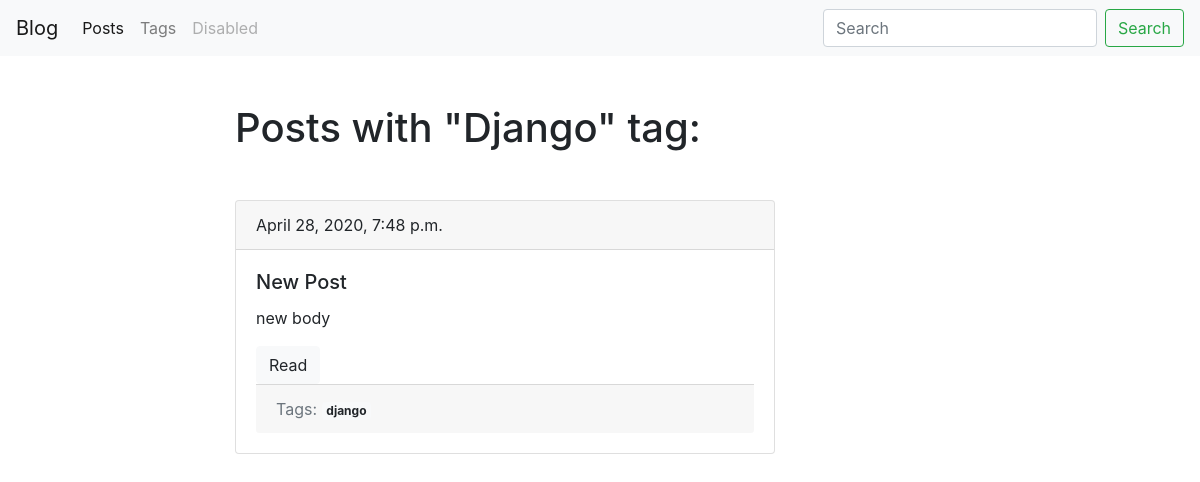
/blog/tag/django/, run on an earlier commit of the app's database.
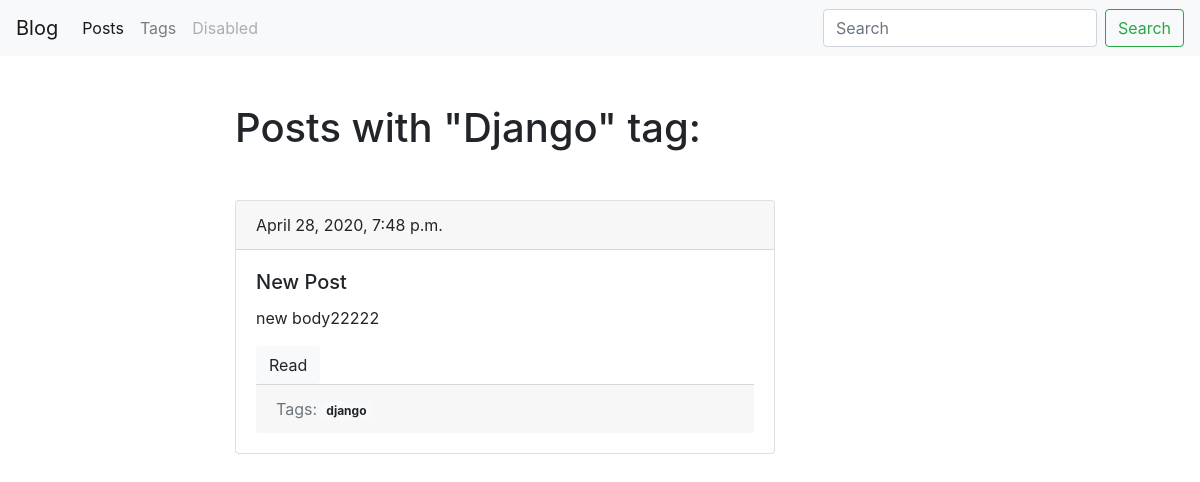
And on a later commit of the database.
### blog/models.py (models this page shows, shortened)
class Post(models.Model):
    title = models.CharField(max_length=150, db_index=True)
    slug = models.SlugField(max_length=200, blank=True, unique=True)
    body = models.TextField(blank=True, db_index=True)
    tags = models.ManyToManyField('Tag', blank=True, related_name='posts')
    date_pub = models.DateTimeField(auto_now_add=True)
    def get_absolute_url(self):
        return reverse('post_detail_url', kwargs={'slug': self.slug})
    class Meta:
        ordering = ['-date_pub']

### blog/views.py (the view)
# urls.py: path('tag/<str:slug>/', TagDetail.as_view(), name='tag_detail_url'),
class TagDetail(ObjectDetailMixin, View):
    model = Tag
    template = 'blog/tag_detail.html'

### blog/models.py (called while the page is built)
    def get_absolute_url(self):
        return reverse('tag_detail_url', kwargs={'slug': self.slug})

### blog/utils.py (called while the page is built)
    def get(self, request, slug):
        obj = get_object_or_404(self.model, slug__iexact=slug)
        return render(request,
                      self.template,
                      {self.model.__name__.lower(): obj, 'admin_obj': obj, 'detail_page': True})

### blog/templates/blog/tag_detail.html (shortened to what this page needs)
{% extends 'blog/base_blog.html' %}
{% block content %}
    <h1 class="mb-5">Posts with "{{ tag.title|title }}" tag:</h1>
        {% for post in tag.posts.all %}
            {% include 'blog/includes/post_card_template.html' %}
        {% endfor %}
{% endblock %}

### blog/templates/blog/includes/post_card_template.html
<div class="card mb-4">
    <div class="card-header">
        {{ post.date_pub }}
    </div>
    <div class="card-body">
        <h5 class="card-title">{{ post.title }}</h5>
        <p class="card-text">{{ post.body|truncatewords:15 }}</p>
        <a href="{{ post.get_absolute_url }}" class="btn btn-light">Read</a>
        <div class="card-footer text-muted">
            Tags:
            {% for tag in post.tags.all %}
               <a href="{{ tag.get_absolute_url }}" class="badge badge-light">{{ tag.title }}</a>
            {% endfor %}
        </div>
    </div>
</div>

What changed in the data, as far as the page shows it:
changed Post "New Post": body "new body" → "new body22222"
